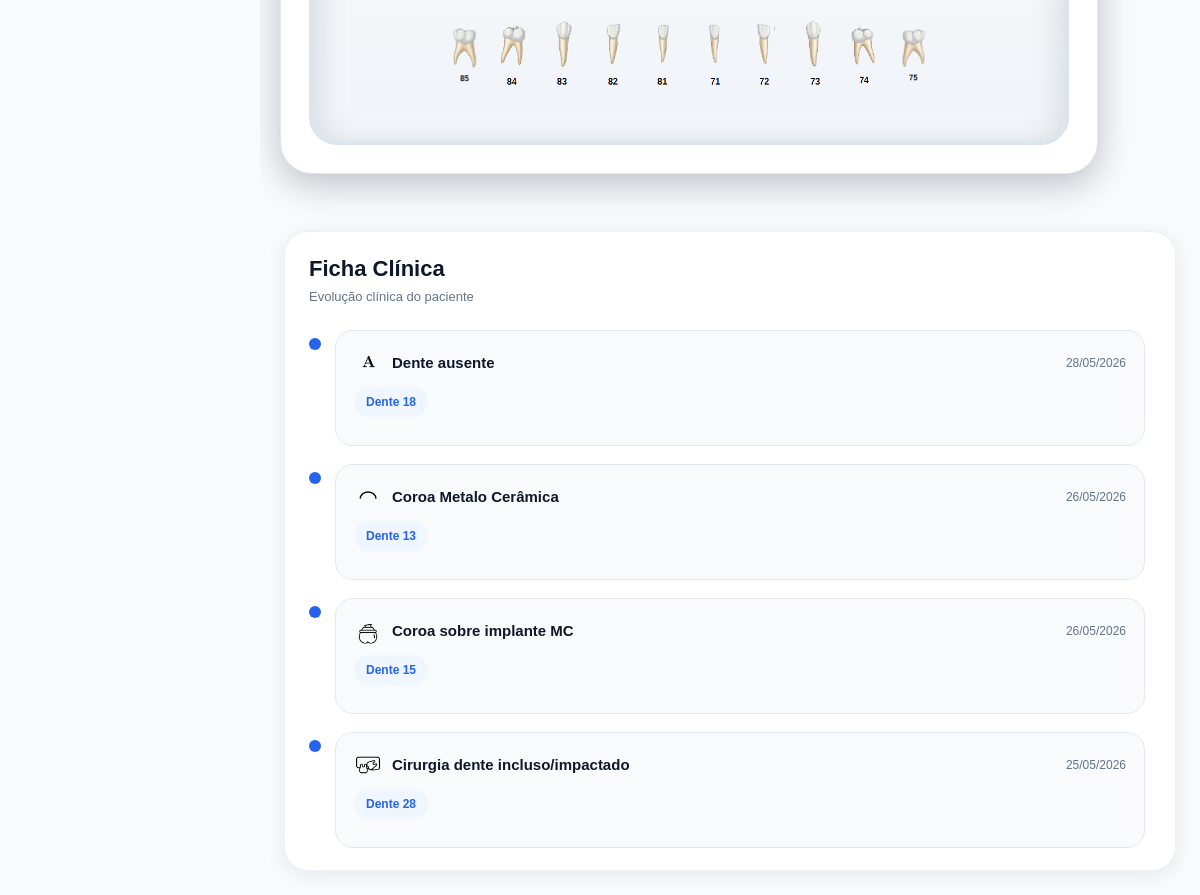
Before: /pacientes/2/odontograma/ (signed in, lower part) with the older database file.
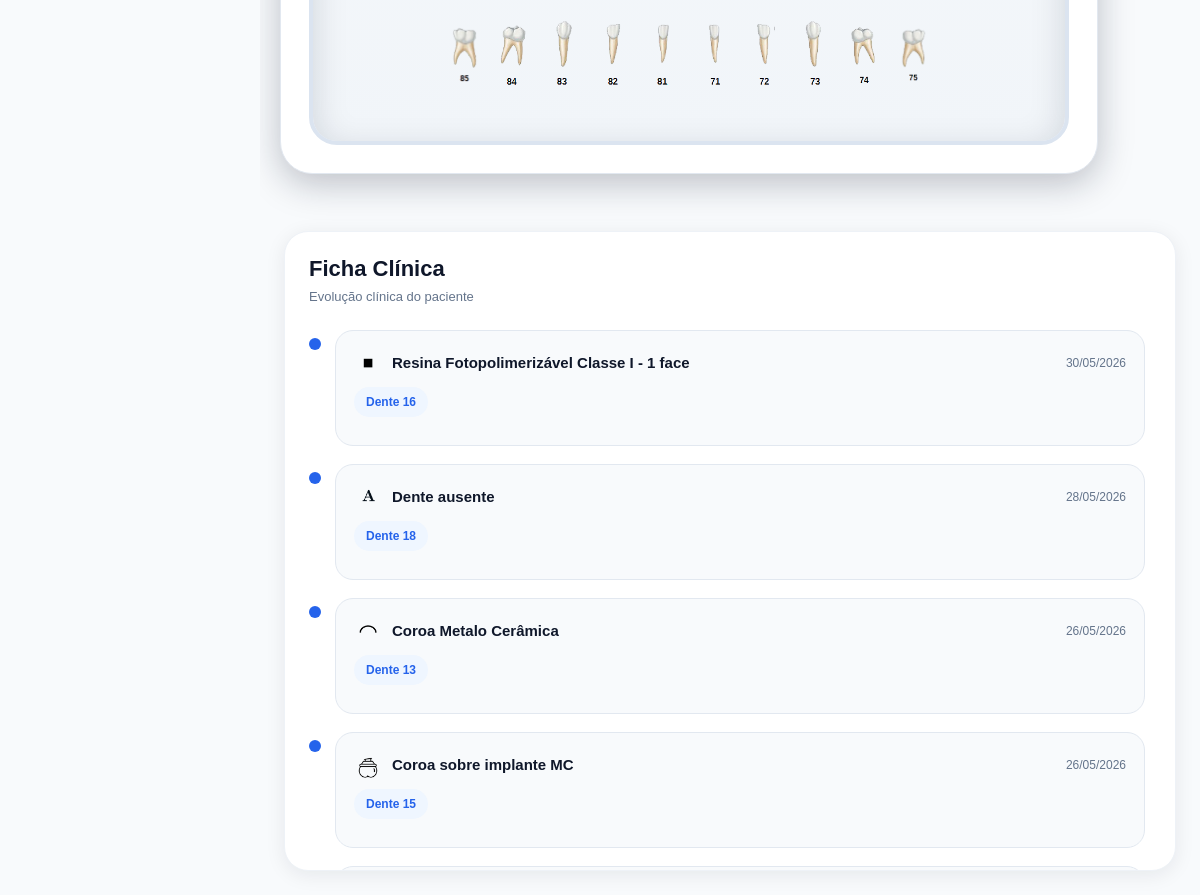
After: the same page with the newer database file.
### accounts/models.py (models this page shows, shortened)
class EvolucaoClinica(models.Model):
    paciente = models.ForeignKey(
        Paciente,
        on_delete=models.CASCADE,
        related_name='evolucoes'
    )
    dente = models.CharField(
        max_length=10,
        blank=True
    )
    procedimento = models.ForeignKey(
        'Procedimento',
        on_delete=models.SET_NULL,
        null=True,
        blank=True
    )
    descricao = models.TextField(
        blank=True
    )
    materiais = models.TextField(
        blank=True
    )
    anestesia = models.CharField(
        max_length=255,
        blank=True
    )
    retorno = models.DateField(
        null=True,
        blank=True
    )
    criado_em = models.DateTimeField(
        auto_now_add=True
    )

class Procedimento(models.Model):
    CATEGORIAS = [
        ('dentistica', 'Dentística'),
        ('endodontia', 'Endodontia'),
        ('periodontia', 'Periodontia'),
        ('cirurgia', 'Cirurgia'),
        ('protese', 'Prótese'),
        ('implantodontia', 'Implantodontia'),
        ('ortodontia', 'Ortodontia'),
        ('geral', 'Geral')
    ]
    TIPOS = [
        ('dente', 'Por Dente'),
        ('hemiarcada', 'Hemi-Arcada'),
        ('geral', 'Geral'),
        ('cirurgia', 'Cirurgia')
    ]
    POSICOES = [
        ('coroa', 'Coroa'),
        ('raiz', 'Raiz'),
        ('oclusal', 'Oclusal'),
        ('vestibular', 'Vestibular'),
        ('lingual', 'Lingual'),
        ('centro', 'Centro')
    ]
    STATUS = [
        ('realizar', 'A Realizar'),
        ('andamento', 'Em Andamento'),
        ('realizado', 'Realizado'),
        ('cancelado', 'Cancelado'),
        ('reavaliar', 'Reavaliar')
    ]
    nome = models.CharField(
        max_length=255
    )
    categoria = models.CharField(
        max_length=100,
        choices=CATEGORIAS,
        default='geral'
    )
    tipo = models.CharField(
        max_length=50,
        choices=TIPOS,
        default='dente'
    )
    status = models.CharField(
        max_length=30,
        choices=STATUS,
        default='realizar'
    )
    icone = models.CharField(
        max_length=100,
        blank=True,
        null=True
    )
    arquivo_icone = models.CharField(
        max_length=255,
        blank=True,
        null=True
    )
    posicao_icone = models.CharField(
        max_length=30,
        choices=POSICOES,
        default='centro'
    )
    valor_particular = models.DecimalField(
        max_digits=10,
        decimal_places=2,
        default=0
    )
    valor_convenio = models.DecimalField(
        max_digits=10,
        decimal_places=2,
        default=0
    )
    tempo_estimado = models.IntegerField(
        default=60,
        help_text='Tempo em minutos'
    )
    custo_clinico = models.DecimalField(
        max_digits=10,
        decimal_places=2,
        default=0
    )
    ativo = models.BooleanField(
        default=True
    )
    ordem = models.IntegerField(
        default=0
    )
    criado_em = models.DateTimeField(
        auto_now_add=True
    )
    class Meta:
        ordering = ['categoria', 'ordem', 'nome']
        verbose_name = 'Procedimento'
        verbose_name_plural = 'Procedimentos'

### accounts/views.py (the view, shortened to what this page needs)
@login_required(login_url='/')
def odontograma(request, id):
    paciente = get_object_or_404(
        Paciente,
        id=id
    )
    evolucoes = EvolucaoClinica.objects.filter(
        paciente=paciente
    ).order_by('-criado_em')
    itens_orcamento = ItemOrcamento.objects.filter(
        orcamento__paciente=paciente
    )
    procedimentos = Procedimento.objects.all().order_by(
        'categoria',
        'nome'
    )
    context = {
        'paciente': paciente,
        'superiores': [
            '18','17','16','15','14','13','12','11',
            '21','22','23','24','25','26','27','28'
        ],
        'inferiores': [
            '48','47','46','45','44','43','42','41',
            '31','32','33','34','35','36','37','38'
        ],
        'dec_superiores': [
            '55','54','53','52','51',
            '61','62','63','64','65'
        ],
        'dec_inferiores': [
            '85','84','83','82','81',
            '71','72','73','74','75'
        ],
        'evolucoes': evolucoes,
        'itens_orcamento': itens_orcamento,
        'procedimentos': procedimentos
    }
    return render(
        request,
        'accounts/odontograma.html',
        context
    )

### accounts/templates/accounts/odontograma.html (shortened to what this page needs)
icone-hemi{% extends 'accounts/base.html' %}
{% load static %}
{% block content %}
<div class="odontograma-layout">
    <div class="odontograma-wrapper">
        <div class="odontograma-card">
            <div class="odontograma-box">
<div class="arcada decidua">
    {% for numero in dec_superiores %}
    <div class="dente-box dente-{{ numero }}">
        <div class="procedimentos-dente">
        </div>
    </div>
    {% endfor %}
</div>
<div class="arcada decidua inferior">
    {% for numero in dec_inferiores %}
    <div class="dente-box dente-{{ numero }}">
        <img
            src="{% static 'img/dentes/'|add:numero|add:'.png' %}"
            class="dente-img deciduo inferior"
            data-dente="{{ numero }}"
            alt="Dente {{ numero }}"
        >
        <div class="procedimentos-dente">
        </div>
    </div>
    {% endfor %}
</div>
</div>
</div>
</div>
    <div class="timeline-container">
        <div class="timeline-card">
            <div class="timeline-header">
                <h5>
                    Ficha Clínica
                </h5>
                <p>
                    Evolução clínica do paciente
                </p>
            </div>
            <div class="timeline-body">
                {% for evolucao in evolucoes %}
                <div class="timeline-item">
                    <div class="timeline-dot"></div>
                    <div class="timeline-content">
                        <div class="timeline-top">
<div class="timeline-procedimento">
    {% if evolucao.procedimento.arquivo_icone or evolucao.procedimento.icone %}
    <img
        src="
        {% if evolucao.procedimento.tipo == 'geral' or evolucao.procedimento.tipo == 'hemiarcada' %}
            {% static 'img/procedimentos/full/' %}{{ evolucao.procedimento.arquivo_icone }}
        {% else %}
            {% static 'img/procedimentos/mini/' %}{{ evolucao.procedimento.arquivo_icone }}
        {% endif %}
        "
        class="timeline-icone"
        alt="{{ evolucao.procedimento.nome }}"
    >
    {% endif %}
    <strong>
        {{ evolucao.procedimento.nome }}
    </strong>
</div>
                            <span>
                                {{ evolucao.criado_em|date:"d/m/Y" }}
                            </span>
                        </div>
                        {% if evolucao.dente %}
                        <div class="timeline-dente">
                            Dente {{ evolucao.dente }}
                        </div>
                        {% endif %}
                    </div>
                </div>
                {% empty %}
                <div class="empty-timeline">
                    Nenhuma evolução clínica cadastrada.
                </div>
                {% endfor %}
            </div>
        </div>
    </div>
</div>
                            {% regroup procedimentos by categoria as categorias %}
{% endblock %}

Changed rows visible on the page:
no longer on this page (row unchanged): EvolucaoClinica: procedimento.arquivo_icone (picture), procedimento.nome "Cirurgia dente incluso/impactado", criado_em "25/05/2026", dente "28"
added EvolucaoClinica: procedimento.arquivo_icone (picture), procedimento.nome "Resina Fotopolimerizável Classe I - 1 face", criado_em "30/05/2026", dente "16"
